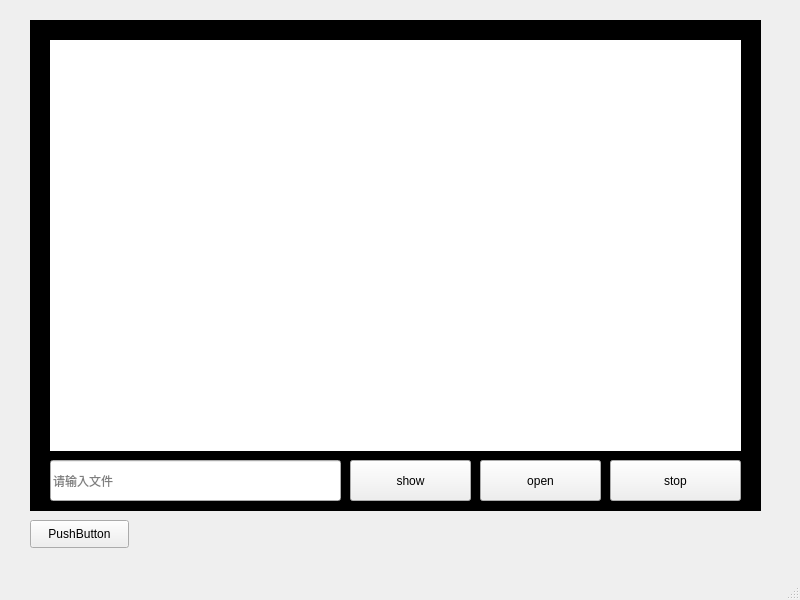
<?xml version="1.0" encoding="UTF-8"?>
<ui version="4.0">
 <class>TV</class>
 <widget class="QMainWindow" name="TV">
  <property name="geometry">
   <rect>
    <x>0</x>
    <y>0</y>
    <width>800</width>
    <height>600</height>
   </rect>
  </property>
  <property name="windowTitle">
   <string>TV</string>
  </property>
  <widget class="QWidget" name="centralwidget">
   <widget class="QLabel" name="label">
    <property name="geometry">
     <rect>
      <x>30</x>
      <y>20</y>
      <width>731</width>
      <height>491</height>
     </rect>
    </property>
    <property name="styleSheet">
     <string notr="true">background-color: rgb(0, 0, 0);</string>
    </property>
    <property name="text">
     <string/>
    </property>
   </widget>
   <widget class="QLabel" name="label_2">
    <property name="geometry">
     <rect>
      <x>50</x>
      <y>40</y>
      <width>691</width>
      <height>411</height>
     </rect>
    </property>
    <property name="styleSheet">
     <string notr="true">color: rgb(255, 255, 255);
background-color: rgb(255, 255, 255);</string>
    </property>
    <property name="text">
     <string>TextLabel</string>
    </property>
   </widget>
   <widget class="QPushButton" name="pushButton">
    <property name="geometry">
     <rect>
      <x>350</x>
      <y>460</y>
      <width>121</width>
      <height>41</height>
     </rect>
    </property>
    <property name="styleSheet">
     <string notr="true">font: 700 14pt &quot;Microsoft YaHei UI&quot;;</string>
    </property>
    <property name="text">
     <string>show</string>
    </property>
   </widget>
   <widget class="QLineEdit" name="lineEdit_2">
    <property name="geometry">
     <rect>
      <x>50</x>
      <y>460</y>
      <width>291</width>
      <height>41</height>
     </rect>
    </property>
    <property name="styleSheet">
     <string notr="true">font: 700 16pt &quot;Microsoft YaHei UI&quot;;</string>
    </property>
    <property name="text">
     <string/>
    </property>
    <property name="placeholderText">
     <string>请输入文件</string>
    </property>
   </widget>
   <widget class="QPushButton" name="pushButton_2">
    <property name="geometry">
     <rect>
      <x>480</x>
      <y>460</y>
      <width>121</width>
      <height>41</height>
     </rect>
    </property>
    <property name="styleSheet">
     <string notr="true">font: 700 14pt &quot;Microsoft YaHei UI&quot;;</string>
    </property>
    <property name="text">
     <string>open</string>
    </property>
   </widget>
   <widget class="QPushButton" name="pushButton_3">
    <property name="geometry">
     <rect>
      <x>610</x>
      <y>460</y>
      <width>131</width>
      <height>41</height>
     </rect>
    </property>
    <property name="styleSheet">
     <string notr="true">font: 700 14pt &quot;Microsoft YaHei UI&quot;;</string>
    </property>
    <property name="text">
     <string>stop</string>
    </property>
   </widget>
   <widget class="QPushButton" name="pushButton_4">
    <property name="geometry">
     <rect>
      <x>30</x>
      <y>520</y>
      <width>99</width>
      <height>28</height>
     </rect>
    </property>
    <property name="text">
     <string>PushButton</string>
    </property>
   </widget>
  </widget>
  <widget class="QMenuBar" name="menubar">
   <property name="geometry">
    <rect>
     <x>0</x>
     <y>0</y>
     <width>800</width>
     <height>24</height>
    </rect>
   </property>
  </widget>
  <widget class="QStatusBar" name="statusbar"/>
 </widget>
 <resources/>
 <connections/>
</ui>
